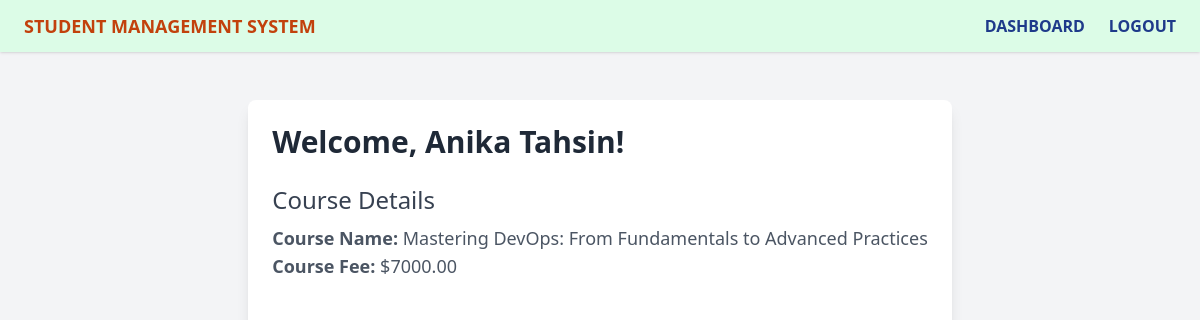
The page /student/dashboard/ (signed in) on the database its author committed.
### students/models.py (models this page shows, shortened)
class Student(models.Model):
    name = models.CharField(max_length=100)
    email = models.EmailField(unique=True)
    phone_no = models.CharField(max_length=15)
    course = models.ForeignKey(Course, on_delete=models.SET_NULL, null=True)
    course_fee = models.DecimalField(max_digits=10, decimal_places=2, blank=True, null=True)
    password = models.CharField(max_length=255)
    created_at = models.DateTimeField(auto_now_add=True)

class Course(models.Model):
    name = models.CharField(max_length=100)
    fee = models.DecimalField(max_digits=10, decimal_places=2)

### students/views.py (the view)
# urls.py: path('student/dashboard/', views.student_dashboard, name='student_dashboard'),
def student_dashboard(request):
    student_id = request.session.get('student_id')
    if not student_id:
        return redirect('student_login')  # Redirect to login if the student is not logged in
    try:
        student = Student.objects.get(id=student_id)  # Retrieve the student by ID
        course = student.course  # Fetch the course the student is enrolled in (one course)
    except Student.DoesNotExist:
        raise Http404("Student not found")
    messages.success(request, "Successful Login.")
    context = {
        'student': student,
        'course': course,
    }
    return render(request, 'student_dashboard.html', context)

### students/templates/student_dashboard.html
{% extends "base.html" %}
{% block content %}
    <div class="max-w-4xl mx-auto p-6 bg-white shadow-lg rounded-lg">
        <h1 class="text-3xl font-semibold text-gray-800 mb-6">Welcome, {{ student.name }}!</h1>
        <div class="mb-6">
            <h2 class="text-2xl font-medium text-gray-700 mb-2">Course Details</h2>
            <p class="text-lg text-gray-600"><strong>Course Name:</strong> {{ course.name }}</p>
            <p class="text-lg text-gray-600"><strong>Course Fee:</strong> ${{ course.fee }}</p>
        </div>
    </div>
{% endblock %}

### rows shown on the page
Student: name "Anika Tahsin"
Course: name "Mastering DevOps: From Fundamentals to Advanced Practices", fee "7000.00"
